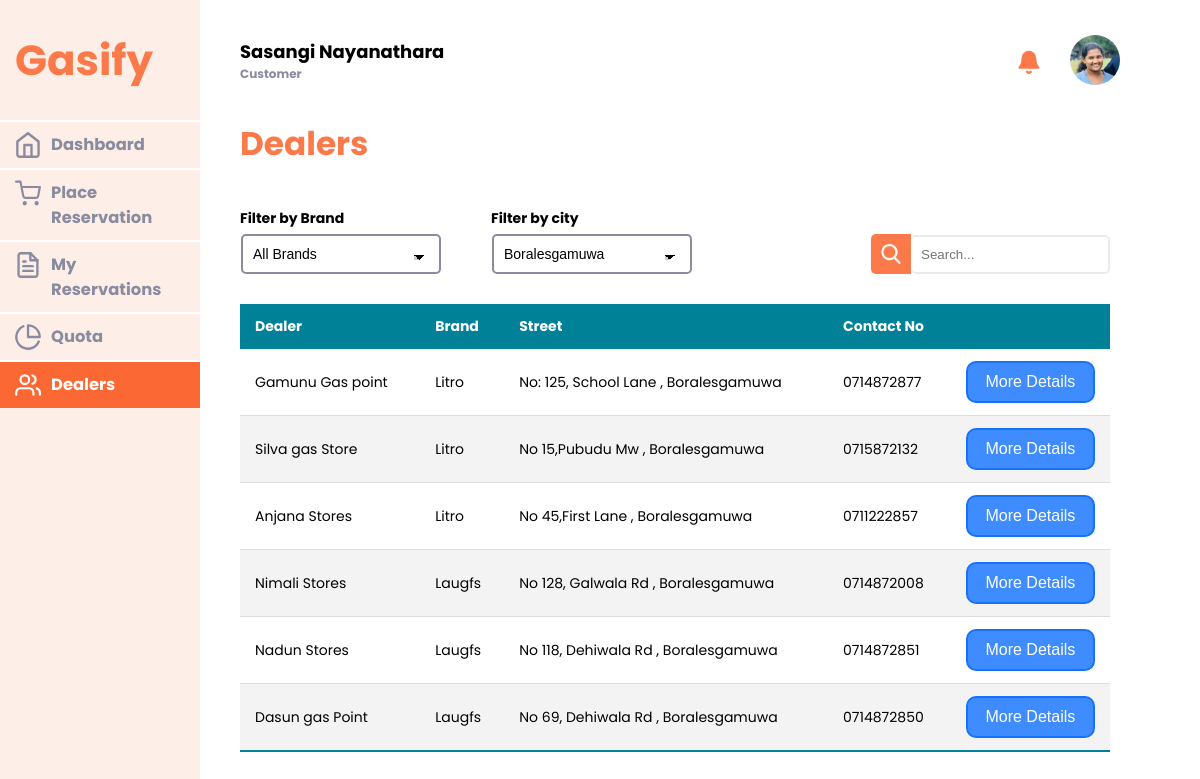
The page /Dealers/customer_dealers (signed in) on the database its author committed.
### tables this page shows
CREATE TABLE `dealer` (
  `dealer_id` int(11) NOT NULL,
  `name` varchar(255) NOT NULL,
  `city` varchar(255) NOT NULL,
  `street` varchar(255) NOT NULL,
  `company_id` int(11) NOT NULL,
  `distributor_id` int(11) NOT NULL,
  `bank` varchar(255) NOT NULL,
  `branch` varchar(255) DEFAULT NULL,
  `account_no` varchar(20) NOT NULL,
  `merchant_id` int(11) NOT NULL,
  `pub_key` varchar(255) DEFAULT NULL,
  `rest_key` text DEFAULT NULL,
  `contact_no` varchar(10) NOT NULL,
  `image` varchar(255) DEFAULT 'defaultprofile.png'
);

CREATE TABLE `company` (
  `company_id` int(11) NOT NULL,
  `name` varchar(255) NOT NULL,
  `city` varchar(255) NOT NULL,
  `street` varchar(255) NOT NULL,
  `logo` varchar(255) DEFAULT 'defaultprofile.png'
);

### app/controllers/Dealers.php (called while the page is built, shortened)
<?php
class Dealers extends Controller {
    public function customer_dealers($brand_name=null,$city_name = null) {
        $customer_id = $_SESSION['user_id'];
        $data['navigation'] = 'dealers';
        $customer_details = $this->model('Customer')->getCustomerImage($customer_id);
        $row1 = mysqli_fetch_assoc($customer_details);
        $data['mycity'] = $row1['city'];
        $data['brands']= $this->model("Customer")->getCompanyBrand();
        $data['dealers']= $this->model("Customer")->getdealersDetails($brand_name,$city_name);
        $this->view('customer/dealers/viewdealers',$data);
    }
}
?>

### app/core/App.php (called while the page is built, shortened)
<?php
    class App{
        protected $method = 'index';
        public function __construct(){
            $url =$this->getURL();
            if(isset($url[0])){
                if(file_exists('../app/controllers/'.ucwords($url[0]).'.php')){
                    unset($url[0]);
                }
            }
            $this->controller = new $this->controller;
            if(isset($url[1])){
                if(method_exists($this->controller,$url[1])){
                    $this->method = $url[1];
                    unset($url[1]);
                }
            }
            $this->params = $url ? array_values($url) : [];
            return call_user_func_array([$this->controller,$this->method], $this->params);
        }
        private function getURL(){
            if(isset($_GET['url'])){
                $url = rtrim($_GET['url'],'/');
                $url = filter_var($url, FILTER_SANITIZE_URL);
                $url = explode('/',$url);
                return $url;
            }
        }
    }
?>

### public/index.php (called while the page is built, shortened)
<?php
    $app = new App();
?>

### app/core/DataBase.php (called while the page is built, shortened)
<?php
class Database
{
    public $mysqli;
    private function dbConnect()
    {
        $this->mysqli = new mysqli(DB_HOST, DB_USER, DB_PASSWORD, DB_NAME);
        return $this->mysqli;
    }
    public function Query($sql)
    {
        $result = $this->mysqli->query($sql);
        return $result;
    }
}

### app/models/Customer.php (called while the page is built, shortened)
<?php
class Customer extends Model{
    function getdealersDetails($company_id=null,$city_name = null) {
        if($city_name != -1 &&  $company_id != -1){
            if($company_id != null && $city_name != null){
                $result1 = $this->Query("SELECT d.dealer_id,d.name as d_name,d.city,CONCAT(d.street,' , ',d.city) as address ,d.contact_no,c.name as c_name FROM dealer d INNER JOIN company c ON  d.company_id = c.company_id WHERE c.company_id = '$company_id' AND d.city = '$city_name'");
            }
            else if($company_id == null && $city_name != null){
                $result1 = $this->Query("SELECT d.dealer_id,d.name as d_name,d.city,CONCAT(d.street,' , ',d.city) as address ,d.contact_no ,c.name as c_name FROM dealer d INNER JOIN company c ON  d.company_id = c.company_id WHERE  d.city = '$city_name'");
            }
            else if($company_id == null &&  $city_name == null){
                $customer_id = $_SESSION['user_id'];
                $row = mysqli_fetch_assoc($this->read('customer',"customer_id = $customer_id"));
                $mycity = $row['city'];
                $result1 = $this->Query("SELECT d.dealer_id,d.name as d_name,d.city,CONCAT(d.street,' , ',d.city) as address ,d.contact_no,c.name as c_name FROM dealer d INNER JOIN company c ON  d.company_id = c.company_id WHERE d.city = '$mycity'");
            }
        }
        return $result1;
    }
}
?>

### app/views/customer/dealers/viewdealers.php (the view, shortened to what this page needs)
<section class="body">
    <div class="under_topbar">
        <div class="subtitle">
            <h3>Dealers</h3>
        </div>
        <div class="drop_down">
            <div class="brand_dropdown">
                <div class="dropdown_topic"><strong>Filter by Brand</strong></div>
                <select name="brand" id="brand" class="branddropdown dropdowndate" onchange="get_select_value('brand','city');">
                    <option value="-1" selected>All Brands</option>
                </select>
            </div>
            <div class="city_drapdown">
                <div class="dropdown_topic"><strong>Filter by city</strong></div>
                <select name="city" id="city" class="citydropdown dropdowndate" onchange="get_select_value('brand','city');">
                    <option value="<?php echo $data['mycity'];?>" selected hidden ><?php echo $data['mycity'];?></option>
                </select>
            </div>
        </div>
        <div class="table">
            <table class="styled-table">
                <thead><tr id="first_row"><th>Dealer</th><th>Brand</th><th>Street</th><th>Contact No</th><th></th></tr></thead><tbody>
                <?php
                    if(isset($data["dealers"])){
                        $result = $data["dealers"];
                        while($dealer = mysqli_fetch_assoc($result)){
                            $url = BASEURL.'/profile/preview/dealer/'.$dealer['dealer_id'].'/profile/customer/viewdealerprofile';
                            echo ' <tr><td>'.$dealer["d_name"].'</td><td>'.$dealer["c_name"].'</td><td>'.$dealer["address"].'</td><td>'.$dealer["contact_no"].'</td><td><button type="submit" class="More_details" onclick = "location.href=\''.$url.'\'">More Details</button></td></tr>';
                        }
                    }
                ?>
                </tbody>
            </table>
        </div>
    </div>
</section>

### public/css/dashboard.css (style rules this page uses)
*,*::after,::before { margin: 0; padding: 0; border: none; }
a,svg,button,input[type="button"],input[type="file"] { cursor: pointer; text-decoration: none; }
strong { font-weight: 700; }
table td { margin: 0; padding: 0; }
:root { --button-orange: #ffbb96; --cancel-red: #FF4D4D; --error-red: #c91919; --error-background: #ffe0e0; --accept-blue: #80B3FF; --active-low: #f7f7f7; --table-gray: #EBEBEB; --table-header: #008198; --navmenu-blue: #e8f6ff; --navmenu-orange: #fdeee8; --navmenu-orange-dark: #fc7949; --button-orange-hover: #fb6833; --navmenu-gray-dark: #8A8B9F; --button-blue: #3E8CFF; --button-blue-hover: #1672fc; --white: #ffffff; --black: #000000; --logo-background: #ffde59; --shadow-wide: rgba(0, 0, 0, 0.24) 0px 3px 8px; --shadow-3d: rgba(0, 0, 0, 0.16) 0px 3px 6px, rgba(0, 0, 0, 0.23) 0px 3px 6px; --input-border: rgb(201, 201, 201) solid 1px; --currency: rgb(2, 146, 60); --larger: 28px; --large: 24px; --medium: 18px; --mediums: 16px; --small: 14px; --exsmall: 12px; --large-numbers: 64px; }
body { display: flex; flex-direction: row; background-color: var(--white); width: 100vw; height: 100vh; font-family: poppins; font-style: normal; font-size: var(--small); box-sizing: border-box; align-items: center; justify-content: center; overflow: hidden; }
.body { display: flex; flex-direction: column; width: 100%; height: 100%; position: relative; }
td button { width: 100%; height: 100%; background-color: var(--button-blue); border-radius: 5px; color: var(--white); font-size: var(--mediums); border: none; }
.dropdowndate { padding: 10px; border: 1.5px solid var(--button-blue-hover); color: var(--black); background-color: white; border-radius: 5px; min-width: 150px; appearance: none; background-image: linear-gradient(45deg, transparent 50%, var(--button-blue-hover) 50%), linear-gradient(135deg, var(--button-blue-hover) 50%, transparent 50%), linear-gradient(to right, #ccc, #ccc); background-position: calc(100% - 20px) calc(1em + 2px), calc(100% - 15px) calc(1em + 2px); background-size: 5px 5px, 5px 5px; background-repeat: no-repeat; }
.dropdowndate option { color: var(--navmenu-gray-dark); }
.styled-table { border-collapse: collapse; font-size: var(--small); width: 100%; min-width: 400px; }
.styled-table thead { table-layout: fixed; }
.styled-table thead tr { color: #ffffff; text-align: left; }
.styled-table thead tr th { z-index: 1; }
.styled-table th, .styled-table td { padding: 12px 15px; width: auto; }
.styled-table tbody { width: 100%; overflow: auto; height: 100px; table-layout: fixed; }
.styled-table tbody tr { border-bottom: 1px solid #dddddd; transition: 0.3s; }
.styled-table tbody tr:nth-of-type(even) { background-color: #f3f3f3; }
.styled-table tbody tr:last-of-type { border-bottom: 2px solid var(--table-header); }
.styled-table button, .styled-table input { padding: 10px; border-radius: 10px; border: var(--button-blue-hover) 2px solid; }
.styled-table thead th { background-color: var(--table-header); position: sticky; top: 0; }
input,select { padding: 10px; margin-bottom: 10px; margin-left: 1px; border-radius: 5px; box-sizing: border-box; border: 2px solid var(--table-gray); }
.dropdowndate { padding: 10px; border: 2px solid var(--navmenu-gray-dark); color: var(--black); background-color: white; border-radius: 5px; min-width: 150px; appearance: none; background-image: linear-gradient(45deg, transparent 50%, black 50%), linear-gradient(135deg, black 50%, transparent 50%), linear-gradient(to right, #ccc, #ccc); background-position: calc(100% - 20px) calc(1em + 5px), calc(100% - 15px) calc(1em + 5px); background-size: 5px 5px, 5px 5px; background-repeat: no-repeat; }

### public/css/customer/view_dealers.css (style rules this page uses)
a,button { cursor: pointer; text-decoration: none; }
.under_topbar { width: 100%; overflow-y: scroll; scrollbar-width: none; display: flex; flex-direction: column; }
.subtitle { display: flex; align-items: center; padding-bottom: 20px; margin-left: 40px; font-size: var(--larger); font-weight:900; color: var(--navmenu-orange-dark); }
.drop_down { display: flex; flex-direction: row; column-gap: 50px; padding-bottom: 20px; padding-top: 20px; margin-left: 40px; }
.dropdown_topic { margin-bottom: 5px; }
.branddropdown,.citydropdown { width: 200px; font-size: var(--small); }
.table { position: relative; box-sizing: border-box; -moz-box-sizing: border-box; -webkit-box-sizing: border-box; margin: 0px 90px 0px 40px; overflow-y: scroll; scroll-behavior: smooth; scrollbar-width: thin; height: 75%; }

### rows shown on the page
dealer: name "Gamunu Gas point", company.name "Litro", address "No: 125, School Lane , Boralesgamuwa", contact_no "0714872877"
dealer: name "Silva gas Store", company.name "Litro", address "No 15,Pubudu Mw , Boralesgamuwa", contact_no "0715872132"
dealer: name "Anjana Stores", company.name "Litro", address "No 45,First Lane , Boralesgamuwa", contact_no "0711222857"
dealer: name "Nimali Stores", company.name "Laugfs", address "No 128, Galwala Rd , Boralesgamuwa", contact_no "0714872008"
dealer: name "Nadun Stores", company.name "Laugfs", address "No 118, Dehiwala Rd , Boralesgamuwa", contact_no "0714872851"
dealer: name "Dasun gas Point", company.name "Laugfs", address "No 69, Dehiwala Rd , Boralesgamuwa", contact_no "0714872850"

### other values the page prints
$_SESSION['user_name'] "Sasangi Nayanathara"
userRole() "Customer"
form field city "Boralesgamuwa"
